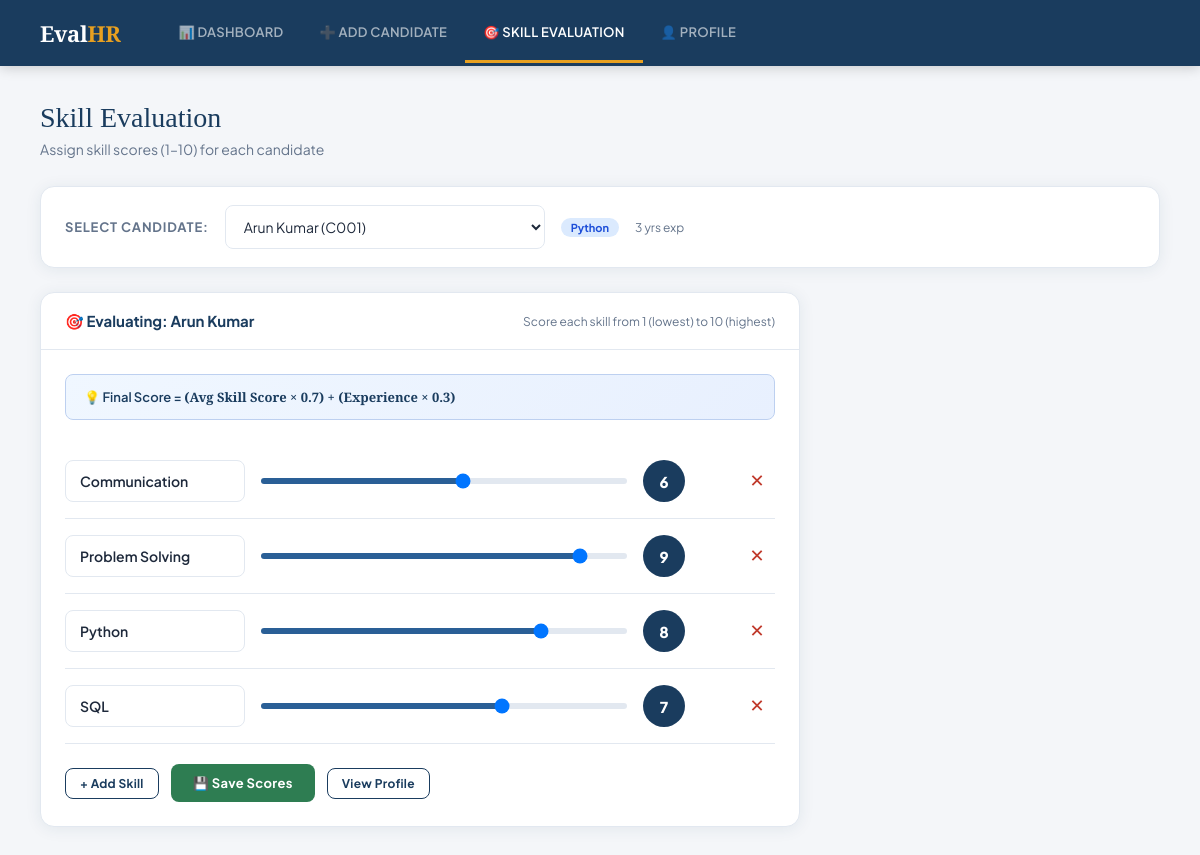
/skills, run on the app's committed database.
### tables this page shows
CREATE TABLE candidates (
            candidate_id TEXT PRIMARY KEY,
            name TEXT NOT NULL,
            email TEXT NOT NULL,
            experience INTEGER NOT NULL,
            primary_skill TEXT NOT NULL,
            secondary_skill TEXT,
            education TEXT NOT NULL
        );

CREATE TABLE skill_scores (
            id INTEGER PRIMARY KEY AUTOINCREMENT,
            candidate_id TEXT NOT NULL,
            skill_name TEXT NOT NULL,
            score INTEGER NOT NULL,
            FOREIGN KEY (candidate_id) REFERENCES candidates(candidate_id)
        );

### app.py (the view, shortened to what this page needs)
@app.route('/skills', methods=['GET', 'POST'])
def skills_eval():
    candidates = get_all_candidates()
    selected_id = request.args.get('candidate_id') or request.form.get('candidate_id') or (candidates[0]['candidate_id'] if candidates else None)
    existing_scores = {}
    selected_candidate = None
    if selected_id:
        selected_candidate = get_candidate_by_id(selected_id)
        rows = get_skill_scores(selected_id)
        existing_scores = {row['skill_name']: row['score'] for row in rows}
    default_skills = ["Python", "SQL", "Problem Solving", "Communication"]
    return render_template('skill_evaluation.html',
                           candidates=candidates,
                           selected_id=selected_id,
                           selected_candidate=selected_candidate,
                           existing_scores=existing_scores,
                           default_skills=default_skills)

### database.py (called while the page is built)
def get_connection():
    conn = sqlite3.connect(DB_NAME)
    conn.row_factory = sqlite3.Row
    return conn

def get_all_candidates():
    conn = get_connection()
    candidates = conn.execute('SELECT * FROM candidates ORDER BY name').fetchall()
    conn.close()
    return candidates

def get_candidate_by_id(candidate_id):
    conn = get_connection()
    candidate = conn.execute('SELECT * FROM candidates WHERE candidate_id = ?', (candidate_id,)).fetchone()
    conn.close()
    return candidate

def get_skill_scores(candidate_id):
    conn = get_connection()
    scores = conn.execute(
        'SELECT skill_name, score FROM skill_scores WHERE candidate_id = ? ORDER BY skill_name',
        (candidate_id,)
    ).fetchall()
    conn.close()
    return scores

### templates/skill_evaluation.html (shortened to what this page needs)
{% extends "base.html" %}
{% block content %}
<div class="page-title">Skill Evaluation</div>
<div class="page-sub">Assign skill scores (1–10) for each candidate</div>
<div class="card" style="padding:18px 24px;margin-bottom:24px;display:flex;align-items:center;gap:16px;">
  <label style="min-width:fit-content;font-size:13px;font-weight:700;color:var(--text-muted);text-transform:uppercase;letter-spacing:0.8px;">Select Candidate:</label>
  <select onchange="window.location='/skills?candidate_id='+this.value" style="max-width:320px;">
    {% for c in candidates %}
    <option value="{{ c.candidate_id }}" {% if c.candidate_id == selected_id %}selected{% endif %}>
      {{ c.name }} ({{ c.candidate_id }})
    </option>
    {% endfor %}
  </select>
  {% if selected_candidate %}
  <span class="badge badge-blue">{{ selected_candidate.primary_skill }}</span>
  <span style="font-size:12px;color:var(--text-muted);">{{ selected_candidate.experience }} yrs exp</span>
  {% endif %}
</div>
{% if selected_id and selected_candidate %}
<div class="card" style="max-width:760px;">
  <div class="card-header">
    <div class="card-title">🎯 Evaluating: {{ selected_candidate.name }}</div>
    <span style="font-size:12px;color:var(--text-muted);">Score each skill from 1 (lowest) to 10 (highest)</span>
  </div>
  <div class="card-body">
    <div style="background:linear-gradient(135deg,#f0f7ff,#e8f0fe);border:1px solid #bdd0f0;border-radius:8px;padding:13px 18px;margin-bottom:24px;font-size:13px;color:var(--primary);font-weight:600;">
      💡 Final Score = <span style="font-family:'Playfair Display',serif;">(Avg Skill Score × 0.7) + (Experience × 0.3)</span>
    </div>
    <form method="POST">
      <div id="skillsContainer">
        {% set all_skills = existing_scores.keys() | list if existing_scores else default_skills %}
        {% for skill in (existing_scores.keys() if existing_scores else default_skills) %}
        <div class="skill-row" style="display:grid;grid-template-columns:180px 1fr 80px 36px;align-items:center;gap:16px;padding:16px 0;border-bottom:1px solid var(--border);">
          <input type="text" name="skill_name" value="{{ skill }}" placeholder="Skill name" style="font-weight:600;">
          <div style="display:flex;align-items:center;gap:12px;">
            <input type="range" name="skill_score" min="1" max="10"
              value="{{ existing_scores[skill] if skill in existing_scores else 5 }}"
              oninput="updateScore(this)"
              style="flex:1;-webkit-appearance:none;height:6px;background:#e2e8f0;border-radius:3px;outline:none;cursor:pointer;border:none;padding:0;">
          </div>
          <div class="score-display" style="width:42px;height:42px;border-radius:50%;display:flex;align-items:center;justify-content:center;font-weight:800;font-size:15px;background:var(--primary);color:#fff;">
            {{ existing_scores[skill] if skill in existing_scores else 5 }}
          </div>
          <button type="button" onclick="removeSkill(this)" style="background:none;border:none;color:var(--danger);font-size:18px;cursor:pointer;padding:4px;">✕</button>
        </div>
        {% endfor %}
      </div>
      <div style="margin-top:20px;display:flex;gap:12px;align-items:center;flex-wrap:wrap;">
        <button type="button" onclick="addSkillRow()" class="btn btn-outline btn-sm">+ Add Skill</button>
        <button type="submit" class="btn btn-success">💾 Save Scores</button>
        <a href="/profile/{{ selected_id }}" class="btn btn-outline btn-sm">View Profile</a>
      </div>
    </form>
  </div>
</div>
{% else %}
<div class="card"><div class="empty"><div class="empty-icon">👤</div><div>No candidates found. <a href="/add">Add a candidate first.</a></div></div></div>
{% endif %}
{% endblock %}

### templates/base.html (style rules this page uses)
:root { --primary: #1a3c5e; --primary-light: #2a5f96; --accent: #e8a020; --success: #2e7d52; --danger: #c0392b; --bg: #f4f6f9; --card: #ffffff; --border: #e2e8f0; --text: #1e293b; --text-muted: #64748b; --text-light: #94a3b8; --shadow: 0 2px 16px rgba(26,60,94,0.08); --radius: 14px; --radius-sm: 8px; }
* { margin:0; padding:0; box-sizing:border-box; }
body { font-family:'Plus Jakarta Sans',sans-serif; background:var(--bg); color:var(--text); min-height:100vh; }
.page-title { font-family:'Playfair Display',serif; font-size:28px; color:var(--primary); margin-bottom:6px; }
.page-sub { color:var(--text-muted); font-size:14px; margin-bottom:28px; }
.card { background:var(--card); border-radius:var(--radius); border:1px solid var(--border); box-shadow:var(--shadow); overflow:hidden; }
.card-header { padding:18px 24px; border-bottom:1px solid var(--border); display:flex; align-items:center; justify-content:space-between; }
.card-title { font-size:15px; font-weight:700; color:var(--primary); }
.card-body { padding:24px; }
.btn { padding:11px 22px; border:none; border-radius:var(--radius-sm); font-family:'Plus Jakarta Sans',sans-serif; font-size:13px; font-weight:700; cursor:pointer; transition:all 0.2s; text-decoration:none; display:inline-block; letter-spacing:0.3px; }
.btn-outline { background:transparent; color:var(--primary); border:1.5px solid var(--primary); }
.btn-success { background:var(--success); color:#fff; }
.btn-sm { padding:7px 14px; font-size:12px; }
.badge { display:inline-block; padding:3px 10px; border-radius:20px; font-size:11px; font-weight:700; }
.badge-blue { background:#dbeafe; color:#1d4ed8; }
label { font-size:12px; font-weight:600; color:var(--text-muted); text-transform:uppercase; letter-spacing:0.8px; }
input, select { padding:11px 14px; border:1.5px solid var(--border); border-radius:var(--radius-sm); font-family:'Plus Jakarta Sans',sans-serif; font-size:14px; color:var(--text); background:#fff; outline:none; transition:border-color 0.2s, box-shadow 0.2s; width:100%; }
input::placeholder { color:var(--text-light); }

### data on the page
candidates: primary_skill "Python", experience "3", name "Arun Kumar"
skill_scores: skill_name "Communication", skill_score "6", skill_name "6"
skill_scores: skill_name "Problem Solving", skill_score "9", skill_name "9"
skill_scores: skill_name "Python", skill_score "8", skill_name "8"
skill_scores: skill_name "SQL", skill_score "7", skill_name "7"

### other printed values
form field value "Arun Kumar (C001)"
